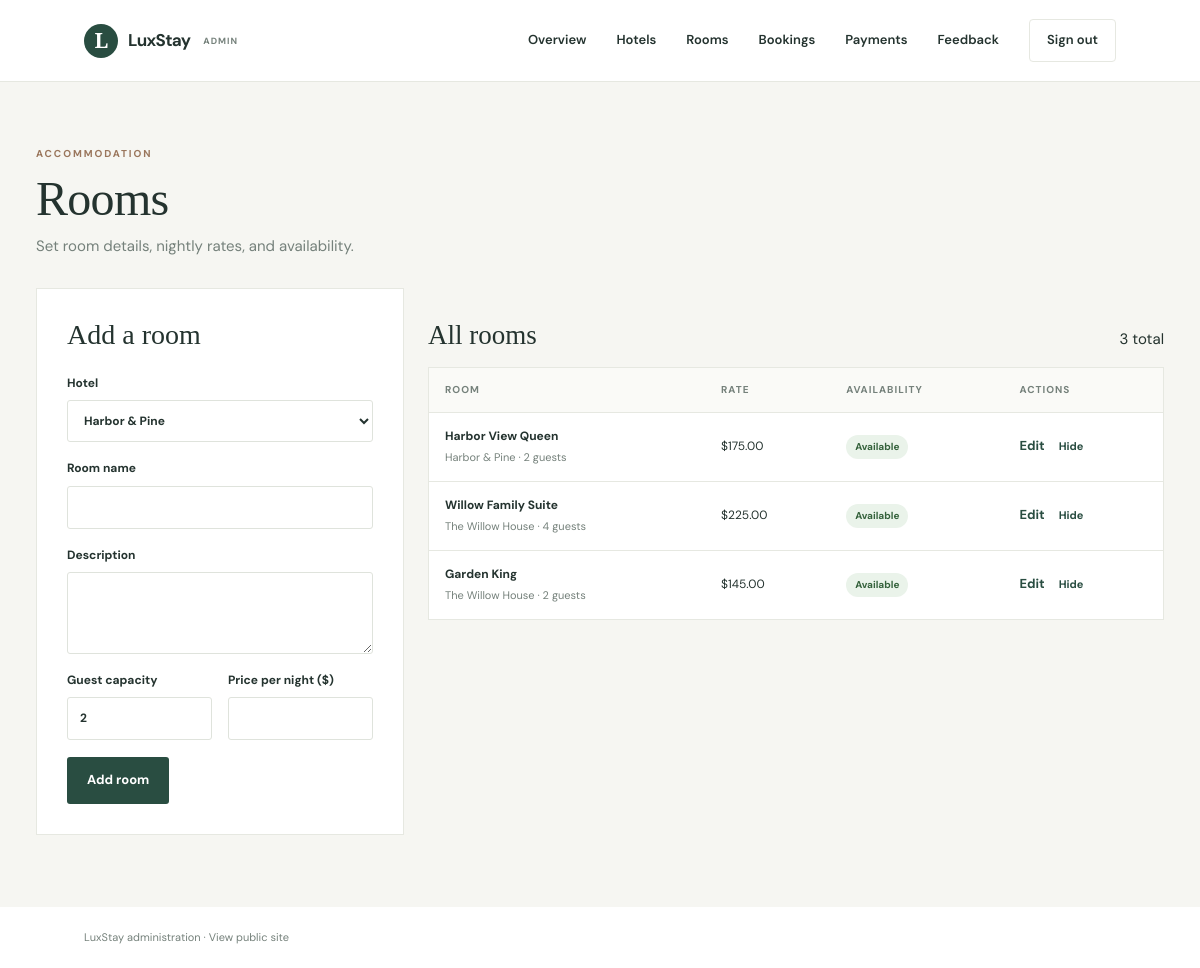
Page /admin/rooms.php (signed in) on the committed database.
### tables this page shows
CREATE TABLE IF NOT EXISTS rooms (
    id INT UNSIGNED AUTO_INCREMENT PRIMARY KEY,
    hotel_id INT UNSIGNED NOT NULL,
    name VARCHAR(120) NOT NULL,
    description TEXT NULL,
    capacity TINYINT UNSIGNED NOT NULL DEFAULT 2,
    price_per_night DECIMAL(10,2) NOT NULL,
    is_available TINYINT(1) NOT NULL DEFAULT 1,
    created_at TIMESTAMP NOT NULL DEFAULT CURRENT_TIMESTAMP,
    CONSTRAINT fk_rooms_hotel FOREIGN KEY (hotel_id) REFERENCES hotels(id) ON DELETE RESTRICT,
    INDEX idx_rooms_available (hotel_id, is_available)
);

CREATE TABLE IF NOT EXISTS hotels (
    id INT UNSIGNED AUTO_INCREMENT PRIMARY KEY,
    name VARCHAR(150) NOT NULL,
    city VARCHAR(100) NOT NULL,
    country VARCHAR(100) NOT NULL DEFAULT '',
    address VARCHAR(255) NOT NULL DEFAULT '',
    description TEXT NULL,
    is_active TINYINT(1) NOT NULL DEFAULT 1,
    created_at TIMESTAMP NOT NULL DEFAULT CURRENT_TIMESTAMP,
    INDEX idx_hotels_active (is_active)
);

### includes/functions.php (called while the page is built, shortened)
<?php
function app_url(string $path = ''): string
{
    return APP_BASE_URL . '/' . ltrim($path, '/');
}
function e(mixed $value): string
{
    return htmlspecialchars((string) $value, ENT_QUOTES | ENT_SUBSTITUTE, 'UTF-8');
}

### admin/rooms.php (the view, shortened to what this page needs)
<?php
$pdo=db(); $error=null; $edit=null;
$hotels=$pdo->query('SELECT id,name FROM hotels ORDER BY name')->fetchAll();
$rooms=$pdo->query('SELECT r.*,h.name AS hotel_name FROM rooms r JOIN hotels h ON h.id=r.hotel_id ORDER BY r.id DESC')->fetchAll();
$pageTitle='Manage rooms';require __DIR__.'/_header.php';
?>
<section class="page-intro"><span class="eyebrow">Accommodation</span><h1>Rooms</h1><p>Set room details, nightly rates, and availability.</p></section>
<div class="admin-columns"><section class="form-card"><h2><?= $edit?'Edit room':'Add a room' ?></h2><?php if($error): ?><div class="notice error"><?= e($error) ?></div><?php endif; ?><?php if(!$hotels): ?><p>Add a hotel before creating rooms.</p><?php else: ?><form method="post"><?= csrf_field() ?><input type="hidden" name="action" value="save"><input type="hidden" name="id" value="<?= (int)($edit['id']??0) ?>"><label>Hotel<select name="hotel_id" required><?php foreach($hotels as $hotel): ?><option value="<?= (int)$hotel['id'] ?>" <?= (int)($edit['hotel_id']??0)===(int)$hotel['id']?'selected':'' ?>><?= e($hotel['name']) ?></option><?php endforeach; ?></select></label><label>Room name<input name="name" required maxlength="120" value="<?= e($edit['name']??'') ?>"></label><label>Description<textarea name="description" rows="3"><?= e($edit['description']??'') ?></textarea></label><div class="form-row"><label>Guest capacity<input type="number" name="capacity" min="1" max="20" required value="<?= (int)($edit['capacity']??2) ?>"></label><label>Price per night ($)<input type="number" name="price" min="0.01" step="0.01" required value="<?= e($edit['price_per_night']??'') ?>"></label></div><button class="button button-dark"><?= $edit?'Save room':'Add room' ?></button><?php if($edit): ?> <a class="text-link" href="<?= e(app_url('admin/rooms.php')) ?>">Cancel</a><?php endif; ?></form><?php endif; ?></section>
<section><div class="section-heading compact"><h2>All rooms</h2><span><?= count($rooms) ?> total</span></div><div class="table-wrap"><table><thead><tr><th>Room</th><th>Rate</th><th>Availability</th><th>Actions</th></tr></thead><tbody><?php foreach($rooms as $room): ?><tr><td><strong><?= e($room['name']) ?></strong><small><?= e($room['hotel_name']) ?> · <?= (int)$room['capacity'] ?> guests</small></td><td>$<?= number_format((float)$room['price_per_night'],2) ?></td><td><span class="badge <?= $room['is_available']?'confirmed':'cancelled' ?>"><?= $room['is_available']?'Available':'Hidden' ?></span></td><td><a class="text-link" href="<?= e(app_url('admin/rooms.php?edit='.(int)$room['id'])) ?>">Edit</a><form class="inline-form" method="post"><?= csrf_field() ?><input type="hidden" name="action" value="toggle"><input type="hidden" name="id" value="<?= (int)$room['id'] ?>"><button class="text-button"><?= $room['is_available']?'Hide':'Enable' ?></button></form></td></tr><?php endforeach; ?></tbody></table></div></section></div>
<?php require __DIR__.'/_footer.php'; ?>

### assets/css/style.css (style rules this page uses)
:root { --ink:#24332f;--muted:#75817b;--green:#294d41;--green-dark:#1e3c33;--cream:#f6f5f0;--paper:#fff;--line:#e6e8e1;--peach:#e6a87c;--serif:'Playfair Display',Georgia,serif;--sans:'DM Sans',Arial,sans-serif }
* { box-sizing:border-box }
html { scroll-behavior:smooth }
body { margin:0;background:var(--cream);color:var(--ink);font:15px/1.6 var(--sans) }
a { color:inherit;text-decoration:none }
button,input,select,textarea { font:inherit }
.eyebrow { text-transform:uppercase;letter-spacing:1.9px;font-size:10px;font-weight:700;color:#9a765c }
h1,h2,h3,p { margin-top:0 }
.button { display:inline-flex;align-items:center;justify-content:center;gap:18px;border:0;border-radius:3px;padding:13px 20px;min-height:46px;font-weight:700;font-size:13px;cursor:pointer;transition:background .15s,transform .15s }
.button-dark { background:var(--green);color:#fff }
.section-heading { display:flex;align-items:end;justify-content:space-between;margin-bottom:26px }
.section-heading h2 { font:500 34px var(--serif);margin:7px 0 0 }
.text-link { color:var(--green);font-size:13px;font-weight:700 }
.page-intro { padding:58px 0 30px }
.page-intro h1 { font:500 clamp(36px,4vw,48px)/1.15 var(--serif);letter-spacing:-.7px;margin:7px 0 }
.page-intro p { color:var(--muted);margin:8px 0 0 }
.form-card { background:#fff;border:1px solid var(--line);padding:30px }
.form-card h2 { font:500 28px var(--serif);margin-bottom:5px }
.form-card form { margin-top:23px }
label { display:block;font-size:12px;font-weight:700;margin-bottom:17px }
label input,label select,label textarea,.status-form select { display:block;width:100%;margin-top:7px;padding:11px 12px;border:1px solid #dfe3dc;border-radius:3px;background:#fff;color:var(--ink);outline:none }
.form-row { display:grid;grid-template-columns:1fr 1fr;gap:16px }
.compact { margin:25px 0 16px }
.compact h2 { font-size:27px }
.table-wrap { overflow-x:auto;background:#fff;border:1px solid var(--line);margin:16px 0 28px }
table { border-collapse:collapse;width:100%;min-width:720px;text-align:left }
th,td { padding:14px 16px;border-bottom:1px solid var(--line);font-size:12px;vertical-align:middle }
th { font-size:10px;text-transform:uppercase;letter-spacing:1px;color:var(--muted);background:#fafaf7 }
td strong { display:block }
td small { display:block;color:var(--muted);font-size:11px;margin-top:3px }
tbody tr:last-child td { border-bottom:0 }
.badge { display:inline-block;padding:4px 9px;border-radius:20px;background:#f2eee7;font-size:10px;font-weight:700 }
.badge.confirmed,.badge.paid { background:#eaf3ea;color:#35623c }
.inline-form { display:inline;margin-left:10px }
.text-button { border:0;background:none;color:var(--green);font-size:11px;font-weight:700;cursor:pointer;padding:4px }
.admin-columns { display:grid;grid-template-columns:minmax(280px,.8fr) minmax(0,1.6fr);gap:24px;align-items:start }
.admin-columns .form-card { position:sticky;top:15px }
.admin-body { background:#f6f6f2 }

### rows in the picture
rooms: name "Harbor View Queen", hotel.name "Harbor & Pine", capacity "2", price_per_night "175.00", is_available "Available"
rooms: name "Willow Family Suite", hotel.name "The Willow House", capacity "4", price_per_night "225.00", is_available "Available"
rooms: name "Garden King", hotel.name "The Willow House", capacity "2", price_per_night "145.00", is_available "Available"

### other values in the picture
count($rooms) "3"
form field hotel_id "Harbor & Pine"
